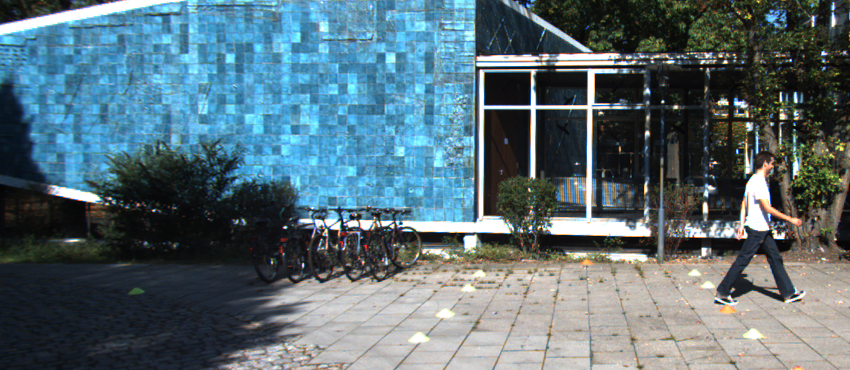
#> input picture scripts_aula/Aula_Homografia_Morfologia_40_Independentes/dados/visao_01.png, 850 x 370 px
$ python 17_projetar_cantos.py
#> lines starting #> are read from the running program, lines starting #| are printed output that depends on the picture; after the words box and inside, x2 and y2 are one past the last pixel; in counts of white or black regions, pixels touching at a corner belong together
"""
EXEMPLO 17/40 — PROJETAR OS CANTOS DA SEGUNDA IMAGEM

O QUE ESTE CODIGO FAZ: Este programa foi elaborado para verificar a posição geométrica de uma vista sobre a outra. Cada exercicio
e independente e pode ser executado diretamente, sem apoio.py ou importacao
de outros exemplos. As imagens de entrada ficam na pasta dados.

COMO FUNCIONA: A demonstracao usa cv2.perspectiveTransform nos quatro cantos. O programa apresenta os parametros,
imprime medidas quantitativas quando sao relevantes e salva resultados na
pasta saidas/17_projetar_cantos/, criada automaticamente.

POR QUE E IMPORTANTE: a projeção permite determinar os limites do mosaico. Na visao veicular, a correspondencia de pontos
auxilia o alinhamento de imagens, enquanto o BEV e a morfologia fornecem
representacoes uteis para encontrar marcacoes de pista.

APLICACAO E CUIDADOS: Este material utiliza duas janelas sobrepostas de uma
mesma fotografia, simulando vistas de cameras. Nao e uma calibracao real
de surround view 360 graus. Para multiplas cameras fisicas sao necessarias
calibracao intrinseca/extrinseca, compensacao de distorcao e tratamento da
paralaxe. A segmentacao BEV trabalha inicialmente com cena controlada.

EXPERIMENTE NA AULA: Compare a largura prevista com a cena original.

PASSO A PASSO DA EXECUCAO: 1. Gere correspondencias ORB filtradas pela razao de Lowe. 2. Monte pares de coordenadas src (vista 02) e dst (vista 01) na mesma ordem. 3. Estime H com findHomography e RANSAC, verificando a mascara de inliers. 4. Projete pontos pela matriz H e calcule distancias em pixels, apenas para inliers. 5. Compare parametros e inspecione a geometria com warpPerspective quando aplicavel.

COMO EXECUTAR: python exemplos/17_projetar_cantos.py
DEPENDENCIAS: opencv-python, numpy; nenhuma dependencia de outro .py.
"""

from pathlib import Path
import cv2
import numpy as np

RAIZ = Path(__file__).resolve().parent.parent
DADOS = RAIZ / "dados"
SAIDA = RAIZ / "saidas" / Path(__file__).stem
SAIDA.mkdir(parents=True, exist_ok=True)

def ler(nome):
    caminho = DADOS / nome
    imagem = cv2.imread(str(caminho))
    if imagem is None:
        raise FileNotFoundError(f"Imagem ausente: {caminho}")
    return imagem

def painel(pares, destino="resultado.png", largura=560, altura=310):
    """Cada tupla contem (legenda, imagem); salva um grid com ate 3 colunas."""
    quadros = []
    for legenda, imagem in pares:
        if len(imagem.shape) == 2:
            imagem = cv2.cvtColor(imagem, cv2.COLOR_GRAY2BGR)
        img = cv2.resize(imagem, (largura, altura), interpolation=cv2.INTER_AREA)
        cv2.rectangle(img, (0, 0), (largura, 43), (22, 31, 46), -1)
        cv2.putText(img, legenda[:43], (12, 29), cv2.FONT_HERSHEY_SIMPLEX,
                    0.66, (255, 255, 255), 2, cv2.LINE_AA)
        quadros.append(img)
    ncol = min(3, len(quadros))
    while len(quadros) % ncol:
        quadros.append(np.full_like(quadros[0], (235, 235, 235)))
    linhas = [np.hstack(quadros[i:i+ncol]) for i in range(0, len(quadros), ncol)]
    resultado = np.vstack(linhas)
    cv2.imwrite(str(SAIDA / destino), resultado)
    print("Imagem salva:", SAIDA / destino)
    return resultado


def orb_pares(nfeatures=2500):
    a, b = ler("visao_01.png"), ler("visao_02.png")
    orb = cv2.ORB_create(nfeatures=nfeatures, fastThreshold=12)
    k1, d1 = orb.detectAndCompute(cv2.cvtColor(a, cv2.COLOR_BGR2GRAY), None)
    k2, d2 = orb.detectAndCompute(cv2.cvtColor(b, cv2.COLOR_BGR2GRAY), None)
    if d1 is None or d2 is None:
        raise RuntimeError("Nao foram detectados descritores ORB. Use cenas com textura.")
    return a, b, k1, d1, k2, d2

def matches_lowe(d1, d2, ratio=0.80):
    bf = cv2.BFMatcher(cv2.NORM_HAMMING)
    pares = bf.knnMatch(d2, d1, k=2)  # referencia: imagem 02 --> 01
    bons = [m for par in pares if len(par) == 2
            for m, n in [par] if m.distance < ratio * n.distance]
    return bons

def estimar_homografia(ratio=0.80, limiar=3.0):
    a, b, k1, d1, k2, d2 = orb_pares()
#> in ler, imagem is the input picture: shape (370, 850, 3); mean B, G, R 118.2, 109.7, 89.2
#> call 2 of ler, with nome = 'visao_02.png'
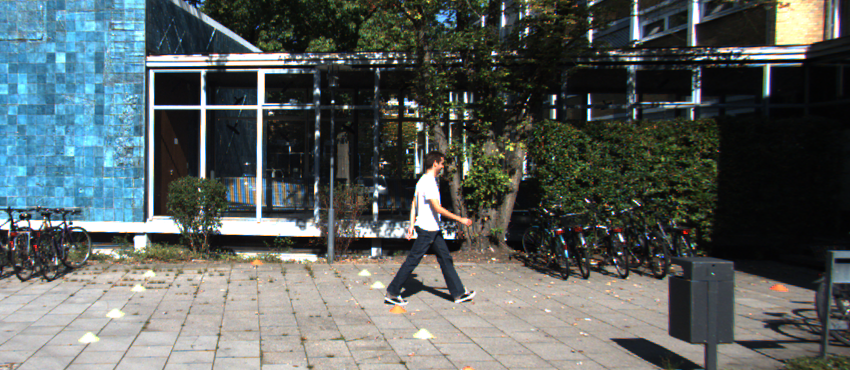
#> input picture scripts_aula/Aula_Homografia_Morfologia_40_Independentes/dados/visao_02.png, 850 x 370 px
#> in ler, imagem is the input picture: shape (370, 850, 3); mean B, G, R 95.3, 96.5, 89.3
#> in orb_pares, `k1, d1 = orb.detectAndCompute(cv2.cvtColor(a, cv2.COLOR_BGR2GRAY), None)`: k1 = 2500 keypoints; strongest (x, y, size): (531, 106, 64.3), (481, 71, 44.6), (533, 71, 44.6), (480, 71, 53.6)
#> in orb_pares, `k2, d2 = orb.detectAndCompute(cv2.cvtColor(b, cv2.COLOR_BGR2GRAY), None)`: k2 = 2500 keypoints; strongest (x, y, size): (150, 71, 44.6), (259, 71, 64.3), (203, 71, 44.6), (204, 70, 37.2)
    bons = matches_lowe(d1, d2, ratio)
#> in matches_lowe, `pares = bf.knnMatch(d2, d1, k=2)`: pares = 2500 matches
#> in matches_lowe, `bons = [m for par in pares if len(par) == 2 for m, n in [par] if m.dis..`: bons = 1684 matches
#> bons = 1684 matches
    if len(bons) < 4:
        raise RuntimeError(f"Somente {len(bons)} matches. Precisa de pelo menos 4.")
    src = np.float32([k2[m.queryIdx].pt for m in bons]).reshape(-1, 1, 2)
#> src = 1684 rows, first 8: [117, 258], [421, 129], [419, 129], [385, 162], [289, 54], [435, 162], [452, 151], [246, 163]
    dst = np.float32([k1[m.trainIdx].pt for m in bons]).reshape(-1, 1, 2)
#> dst = 1684 rows, first 8: [447, 258], [751, 129], [749, 129], [715, 162], [619, 54], [765, 162], [782, 151], [576, 163]
    H, mascara = cv2.findHomography(src, dst, cv2.RANSAC, limiar)
#> H = [[1, -0.000105, 329.9], [0.000101, 1, -0.0357], [5.28e-07, -5.69e-07, 1]]; mascara = 1684 values, max 1 at index 0, min 0 at index 228, mean 0.97
    if H is None or mascara is None:
        raise RuntimeError("Homografia nao encontrada; verifique sobreposicao e matches.")
    inliers = mascara.ravel().astype(bool)
    projetados = cv2.perspectiveTransform(src, H)
#> projetados = 1684 rows, first 8: [447, 258], [751, 129], [749, 129], [715, 162], [619, 53.99], [765, 162], [782, 151], [576, 163]
    erros = np.linalg.norm((projetados - dst).reshape(-1, 2), axis=1)
#> erros = 1684 values, max 1003.3 at index 561, min 0.0033 at index 355, mean 5.38
    erro_medio = float(np.mean(erros[inliers])) if inliers.any() else float("nan")
#> erro_medio = 0.338
    return a, b, H, inliers, erro_medio, bons, k1, k2, erros, src, dst

a,b,H,inliers,erro,bons,k1,k2,erros,src,dst=estimar_homografia()
#> erro = 0.338; bons = 1684 matches
h,w=b.shape[:2];corners=np.float32([[0,0],[w,0],[w,h],[0,h]]).reshape(-1,1,2)
#> after `h, w = b.shape[:2]`: h = 370; w = 850
#> after `corners = np.float32([[0, 0], [w, 0], [w, h], [0, h]]).reshape(-1, 1, `: corners = [[0, 0], [850, 0], [850, 370], [0, 370]]
proj=cv2.perspectiveTransform(corners,H).reshape(-1,2)
#> proj = [[329.9, -0.0357], [1179.8, 0.05], [1180, 370], [330, 370.1]]
print("Cantos projetados da vista 02 sobre a vista 01:\n",np.round(proj,2))
#| Cantos projetados da vista 02 sobre a vista 01:
#|  [[ 3.29930e+02 -4.00000e-02]
#|  [ 1.17977e+03  5.00000e-02]
#|  [ 1.17998e+03  3.70000e+02]
#|  [ 3.29960e+02  3.70080e+02]]
vis=a.copy();cv2.polylines(vis,[np.int32(proj)],True,(0,0,255),3)
#> after `cv2.polylines(vis, [np.int32(proj)], True, (0, 0, 255), 3)`:
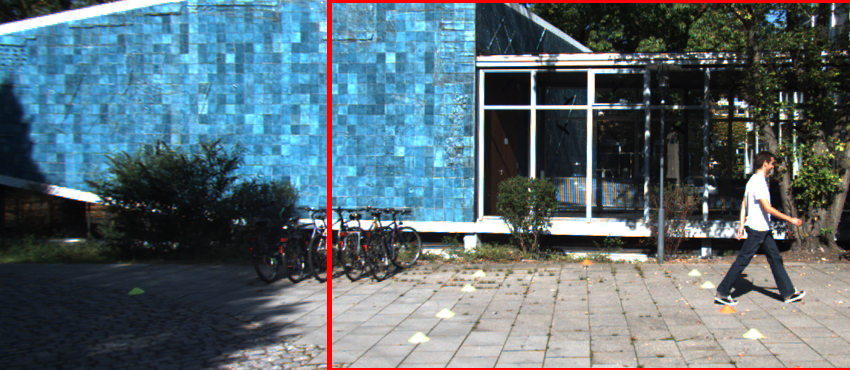
#> vis: shape (370, 850, 3); 1.41% of pixels changed, all inside (x1, y1, x2, y2) = (327, 0, 850, 370)
painel([("Camera 01",a),("Projecao da camera 02",vis)])
#> after the loop in painel, `for legenda, imagem in pares:`:
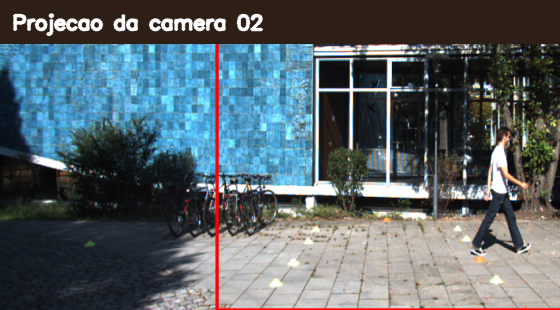
#> img: shape (310, 560, 3); mean B, G, R 104.4, 99.3, 88.5
#> after the loop in painel, `for legenda, imagem in pares:`: quadros = 2 items
#> in painel, `ncol = min(3, len(quadros))`: ncol = 2
#> in painel, `linhas = [np.hstack(quadros[i:i+ncol]) for i in range(0, len(quadros),..`: linhas = 1 item
#> in painel, `resultado = np.vstack(linhas)`:
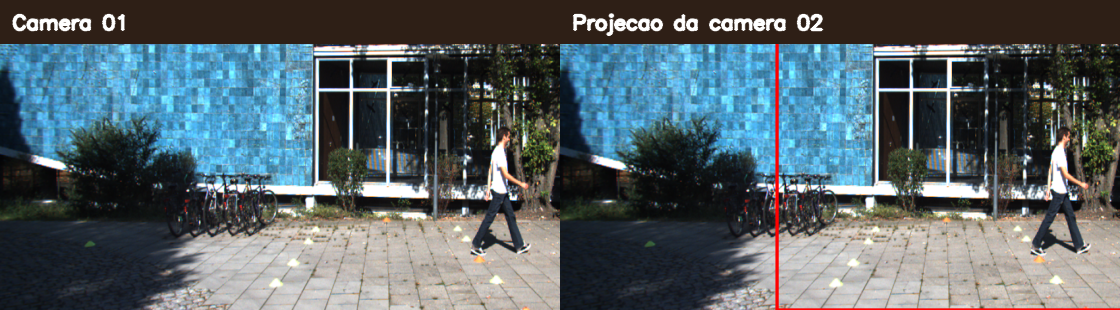
#> resultado: shape (310, 1120, 3); mean of channels 0, 1, 2 104.4, 99.3, 87.4; drawn as B, G, R
